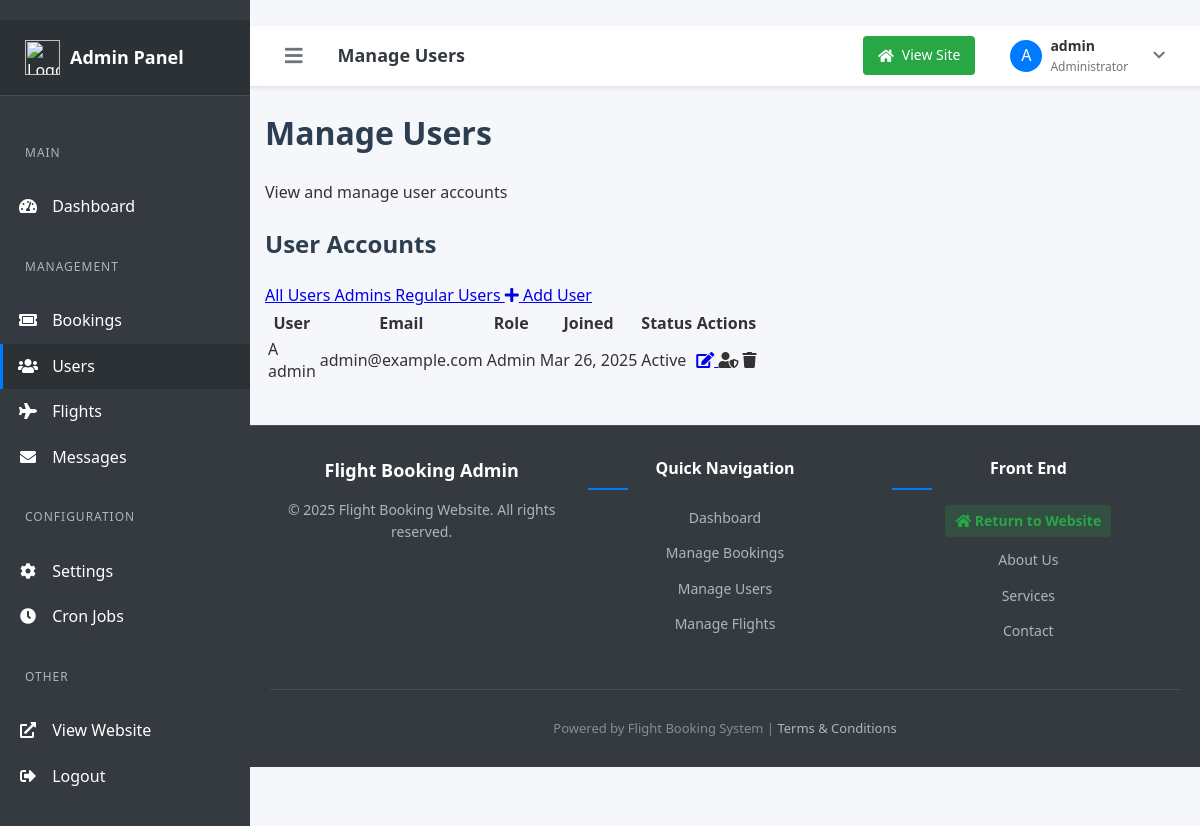
The page /admin/users.php (signed in) on the database its author committed.
### tables this page shows
CREATE TABLE users (
    id INT AUTO_INCREMENT PRIMARY KEY,
    username VARCHAR(50) NOT NULL UNIQUE,
    email VARCHAR(100) NOT NULL UNIQUE,
    password VARCHAR(255) NOT NULL,
    role ENUM('user', 'admin') DEFAULT 'user',
    reset_token VARCHAR(100) NULL,
    token_expiry DATETIME NULL,
    admin_reset BOOLEAN DEFAULT 0,
    deletion_requested DATETIME NULL,
    deletion_token VARCHAR(64) NULL,
    created_at TIMESTAMP DEFAULT CURRENT_TIMESTAMP,
    updated_at TIMESTAMP DEFAULT CURRENT_TIMESTAMP ON UPDATE CURRENT_TIMESTAMP
);

### classes/User.php (called while the page is built, shortened)
<?php
class User {
    protected $db;
    public function __construct($database) {
        $this->db = $database;
    }
    public function getAllUsers() {
        $stmt = $this->db->query("SELECT * FROM users ORDER BY created_at DESC");
        return $stmt->fetchAll(PDO::FETCH_ASSOC);
    }
}

### admin/users.php (the view, shortened to what this page needs)
<?php
require_once '../inc/db.php';
require_once '../classes/User.php';
$userObj = new User($pdo);
$currentAdminId = $_SESSION['user_id'];
$role = isset($_GET['role']) ? $_GET['role'] : 'all';
$users = ($role === 'all') ? $userObj->getAllUsers() : $userObj->getUsersByRole($role);
include 'includes/header.php';
?>
<div class="container mx-auto px-4 py-6">
    <div class="mb-6">
        <h1 class="text-2xl font-bold text-gray-800 mb-2">Manage Users</h1>
        <p class="text-gray-600">View and manage user accounts</p>
    </div>
    <div class="bg-white rounded-lg shadow-sm border border-gray-200 overflow-hidden">
        <div class="px-6 py-4 border-b border-gray-200">
            <div class="flex justify-between items-center">
                <h2 class="text-lg font-semibold text-gray-800">User Accounts</h2>
                <div class="flex space-x-2">
                    <a href="?role=all" class="px-3 py-1 rounded-full text-sm <?php echo $role === 'all' ? 'bg-blue-600 text-white' : 'bg-gray-100 text-gray-800 hover:bg-gray-200'; ?> transition">
                        All Users
                    </a>
                    <a href="?role=admin" class="px-3 py-1 rounded-full text-sm <?php echo $role === 'admin' ? 'bg-blue-600 text-white' : 'bg-gray-100 text-gray-800 hover:bg-gray-200'; ?> transition">
                        Admins
                    </a>
                    <a href="?role=user" class="px-3 py-1 rounded-full text-sm <?php echo $role === 'user' ? 'bg-blue-600 text-white' : 'bg-gray-100 text-gray-800 hover:bg-gray-200'; ?> transition">
                        Regular Users
                    </a>
                    <a href="add-user.php" class="px-3 py-1.5 rounded-md text-sm bg-green-600 text-white hover:bg-green-700 transition">
                        <i class="fas fa-plus mr-1"></i> Add User
                    </a>
                </div>
            </div>
        </div>
        <div class="overflow-x-auto">
            <table class="min-w-full divide-y divide-gray-200">
                <thead class="bg-gray-50">
                    <tr>
                        <th scope="col" class="px-6 py-3 text-left text-xs font-medium text-gray-500 uppercase tracking-wider">User</th>
                        <th scope="col" class="px-6 py-3 text-left text-xs font-medium text-gray-500 uppercase tracking-wider">Email</th>
                        <th scope="col" class="px-6 py-3 text-left text-xs font-medium text-gray-500 uppercase tracking-wider">Role</th>
                        <th scope="col" class="px-6 py-3 text-left text-xs font-medium text-gray-500 uppercase tracking-wider">Joined</th>
                        <th scope="col" class="px-6 py-3 text-left text-xs font-medium text-gray-500 uppercase tracking-wider">Status</th>
                        <th scope="col" class="px-6 py-3 text-right text-xs font-medium text-gray-500 uppercase tracking-wider">Actions</th>
                    </tr>
                </thead>
                <tbody class="bg-white divide-y divide-gray-200">
                    <?php if (empty($users)): ?>
                        <tr>
                            <td colspan="6" class="px-6 py-4 text-center text-gray-500">No users found.</td>
                        </tr>
                    <?php else: ?>
                        <?php foreach ($users as $user): ?>
                            <tr class="hover:bg-gray-50">
                                <td class="px-6 py-4 whitespace-nowrap">
                                    <div class="flex items-center">
                                        <div class="flex-shrink-0 h-10 w-10 bg-blue-100 rounded-full flex items-center justify-center text-blue-700 font-bold">
                                            <?php echo strtoupper(substr($user['username'], 0, 1)); ?>
                                        </div>
                                        <div class="ml-4">
                                            <div class="text-sm font-medium text-gray-900"><?php echo htmlspecialchars($user['username']); ?></div>
                                        </div>
                                    </div>
                                </td>
                                <td class="px-6 py-4 whitespace-nowrap">
                                    <div class="text-sm text-gray-900"><?php echo htmlspecialchars($user['email']); ?></div>
                                </td>
                                <td class="px-6 py-4 whitespace-nowrap">
                                    <span class="px-2 py-1 inline-flex text-xs leading-5 font-semibold rounded-full <?php echo $user['role'] === 'admin' ? 'bg-purple-100 text-purple-800' : 'bg-blue-100 text-blue-800'; ?>">
                                        <?php echo ucfirst(htmlspecialchars($user['role'])); ?>
                                    </span>
                                </td>
                                <td class="px-6 py-4 whitespace-nowrap text-sm text-gray-500">
                                    <?php echo date('M j, Y', strtotime($user['created_at'])); ?>
                                </td>
                                <td class="px-6 py-4 whitespace-nowrap">
                                    <span class="px-2 py-1 inline-flex text-xs leading-5 font-semibold rounded-full bg-green-100 text-green-800">
                                        Active
                                    </span>
                                </td>
                                <td class="px-6 py-4 whitespace-nowrap text-right text-sm font-medium">
                                    <div class="flex justify-end space-x-2">
                                        <a href="edit-user.php?id=<?php echo $user['id']; ?>" class="text-blue-600 hover:text-blue-900" title="Edit User">
                                            <i class="fas fa-edit"></i>
                                        </a>
                                        <?php if ($user['id'] != $currentAdminId): ?>
                                            <button onclick="changeRole(<?php echo $user['id']; ?>, '<?php echo $user['role'] === 'admin' ? 'user' : 'admin'; ?>')" class="text-purple-600 hover:text-purple-900" title="<?php echo $user['role'] === 'admin' ? 'Make Standard User' : 'Make Administrator'; ?>">
                                                <i class="fas fa-user-shield"></i>
                                            </button>
                                            <button onclick="confirmDeleteUser(<?php echo $user['id']; ?>, '<?php echo htmlspecialchars($user['username']); ?>')" class="text-red-600 hover:text-red-900" title="Delete User">
                                                <i class="fas fa-trash"></i>
                                            </button>
                                        <?php else: ?>
                                            <span class="text-gray-400 cursor-not-allowed" title="Cannot modify your own account">
                                                <i class="fas fa-user-shield"></i>
                                            </span>
                                            <span class="text-gray-400 cursor-not-allowed" title="Cannot delete your own account">
                                                <i class="fas fa-trash"></i>
                                            </span>
                                        <?php endif; ?>
                                    </div>
                                </td>
                            </tr>
                        <?php endforeach; ?>
                    <?php endif; ?>
                </tbody>
            </table>
        </div>
    </div>
</div>
<?php include 'includes/footer.php'; ?>

### assets/css/main.css (style rules this page uses)
body { font-family: Arial, sans-serif; line-height: 1.6; margin: 0; padding: 0; color: #333; background-color: #f9f9f9; }
.container { width: 90%; max-width: 1200px; margin: 0 auto; padding: 20px; }
h1, h2, h3 { color: #2c3e50; }

### assets/css/admin.css (style rules this page uses)
body { background-color: #f4f4f4; font-family: Arial, sans-serif; }

### assets/css/responsive.css (style rules this page uses)
html { box-sizing: border-box; }
*, *::before, *::after { box-sizing: inherit; }
body { margin: 0; font-family: Arial, sans-serif; }
.container { width: 100%; max-width: 1200px; margin: 0 auto; padding: 0 15px; }

### admin/includes/header.php (style rules this page uses)
body { font-family: 'Segoe UI', Tahoma, Geneva, Verdana, sans-serif; background-color: #f5f7fb; margin: 0; padding: 0; color: #333; }

### rows shown on the page
users: username "A", username "admin", email "admin@example.com", role "Admin", created_at "Mar 26, 2025"

### other values the page prints
$firstLetter "A"
$_SESSION['username'] "admin"
